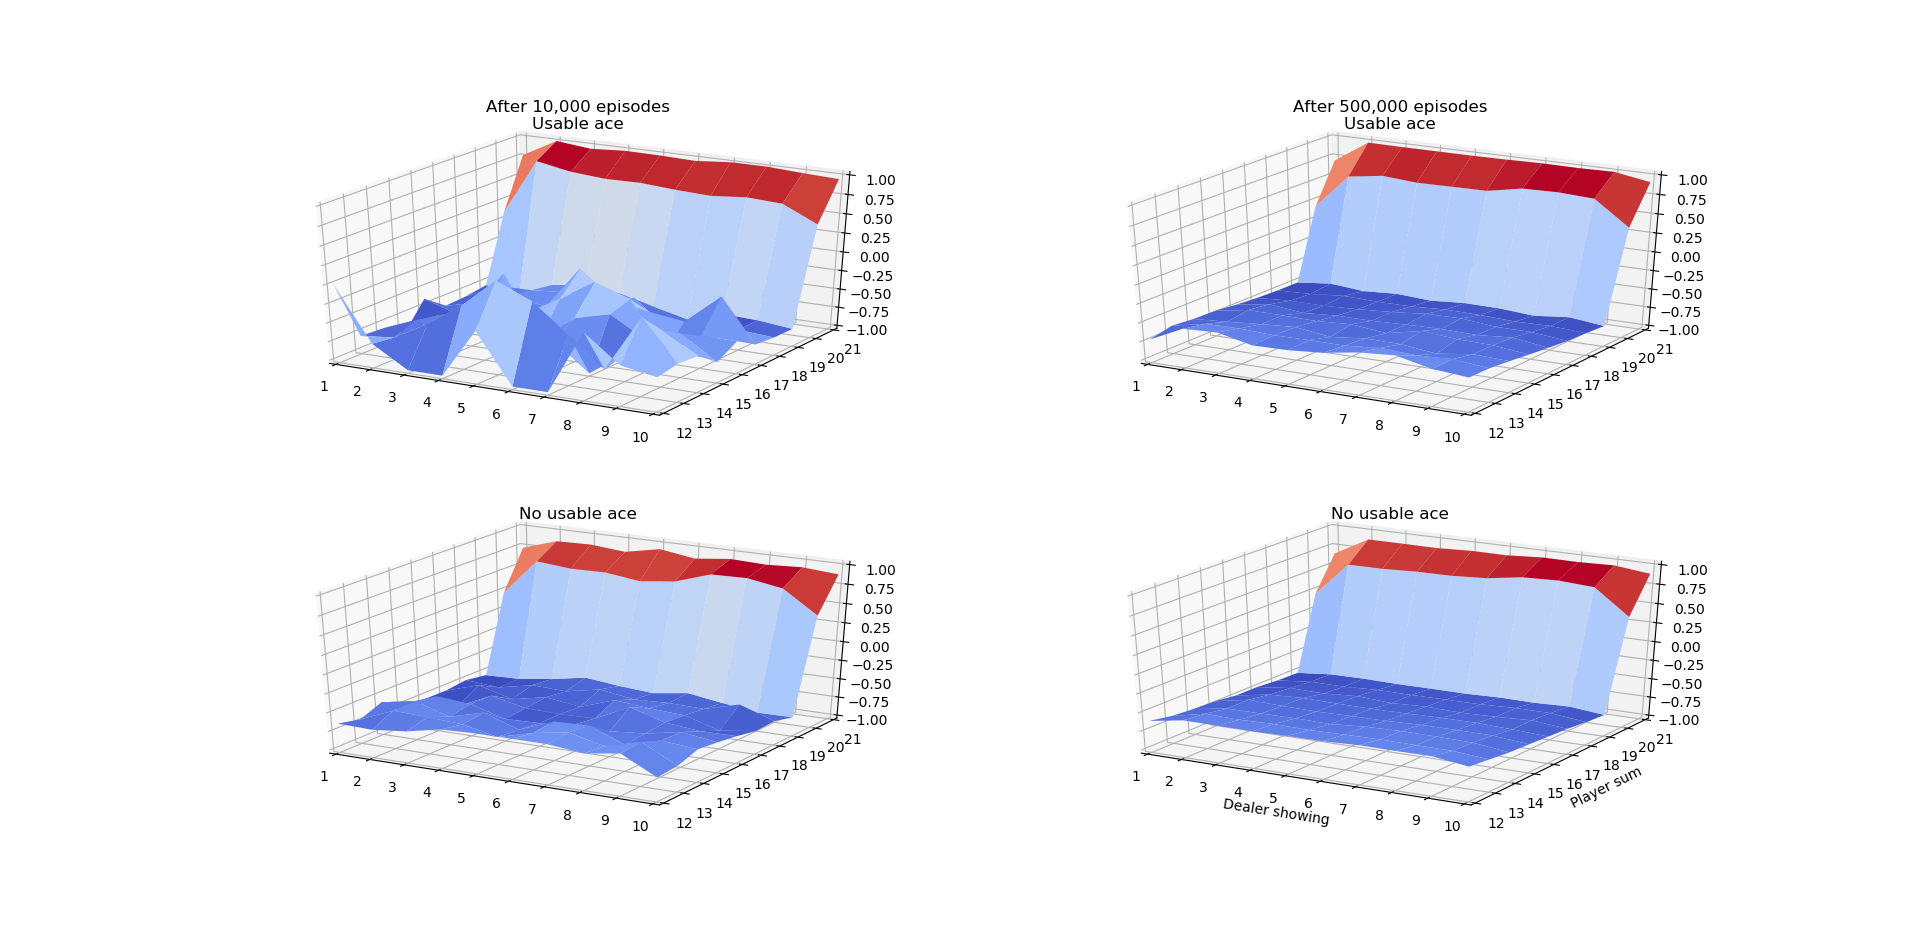

Write the Python code that produced this figure.
'''
Reinforcement Learning by Sutton and Barto
5. Monte Carlo Methods
5.1 Monte Carlo Policy Evaluation
Example 5.1: Blackjack
'''
import numpy as np
import matplotlib.pyplot as plt
from mpl_toolkits.mplot3d import Axes3D
from matplotlib import cm


def generate_episode(actions):
    dealer_showing = min(np.random.randint(1, 14), 10)
    dealer_hidden = min(np.random.randint(1, 14), 10)
    dealer_sum = 0   
    if dealer_showing == 1:
        dealer_sum += 11
    else:
        dealer_sum += dealer_showing            
    if dealer_hidden == 1:
        dealer_sum += 11
        if dealer_sum > 21:
            dealer_sum -= 10
    else:
        dealer_sum += dealer_hidden

    states = []
    player_sum = 0
    player_cards_num = 0
    usable_ace = False
    while True:
        player_card = min(np.random.randint(1, 14), 10)
        player_cards_num += 1
        if player_card == 1:
            if usable_ace:
                player_sum += 1
            else:
                if player_sum <= 10:
                    player_sum += 11
                    usable_ace = True
                else:
                    player_sum += 1
        else:
            player_sum += player_card
        if player_sum <= 11:
            continue
        if player_sum > 21:
            break
        s = (player_sum, dealer_showing, usable_ace)
        states.append(s)
        if actions[s] == 'stick':
            break
    
    reward = 0
    if player_sum == 21 and player_cards_num == 2:
        if dealer_sum == 21:
            reward = 0
        else:
            reward = 1
    elif player_sum > 21:
        reward = -1
    else:
        while dealer_sum < 17:
            dealer_card = min(np.random.randint(1, 14), 10)
            if dealer_card == 1:
                if dealer_sum <= 10:
                    dealer_sum += 11
                else:
                    dealer_sum += 1
            else:
                dealer_sum += dealer_card
        if dealer_sum > 21:
            reward = 1
        else:
            if player_sum > dealer_sum:
                reward = 1
            elif player_sum < dealer_sum:
                reward = -1
            else:
                reward = 0
    return reward, states


def plot_V(V, ax1, ax2):
    z1 = np.zeros((10, 10))
    z2 = np.zeros((10, 10))
    
    for player_sum in range(12, 22):
        for dealer_showing in range(1, 11):
            z1[player_sum - 12][dealer_showing - 1] = V[player_sum, dealer_showing, True]
            z2[player_sum - 12][dealer_showing - 1] = V[player_sum, dealer_showing, False]

    x = range(1, 11)
    y = range(12, 22)
    x, y = np.meshgrid(x, y)
    
    ax1.plot_surface(x, y, z1, cmap=cm.coolwarm)
    ax1.set_xlim(1, 10)
    ax1.set_ylim(12, 21)
    ax1.set_zlim(-1, 1)
    
    ax2.plot_surface(x, y, z2, cmap=cm.coolwarm)
    ax2.set_xlim(1, 10)
    ax2.set_ylim(12, 21)
    ax2.set_zlim(-1, 1)


def policy_evaluation(episodes_num, ax1, ax2):
    np.random.seed(0)
    V = {}
    cnt = {}
    actions = {}
    
    for player_sum in range(12, 22):
        for dealer_showing in range(1, 11):
            for usable_ace in (True, False):
                s = (player_sum, dealer_showing, usable_ace)
                V[s] = 0
                cnt[s] = 0
                if player_sum >= 20:
                    actions[s] = 'stick'
                else:
                    actions[s] = 'hit'
    
    for i in range(episodes_num):
        reward, states = generate_episode(actions)
        for s in states:
            cnt[s] += 1
            V[s] += (reward - V[s])/cnt[s]

    plot_V(V, ax1, ax2)


def main():
    fig = plt.figure()
    
    ax1 = fig.add_subplot(2, 2, 1, projection='3d')
    ax1.set_title('After 10,000 episodes\nUsable ace')
    ax2 = fig.add_subplot(2, 2, 3, projection='3d')
    ax2.set_title('No usable ace')
    policy_evaluation(10000, ax1, ax2)
    
    ax1 = fig.add_subplot(2, 2, 2, projection='3d')
    ax1.set_title('After 500,000 episodes\nUsable ace')
    ax2 = fig.add_subplot(2, 2, 4, projection='3d')
    ax2.set_title('No usable ace')
    ax2.set_xlabel('Dealer showing')
    ax2.set_ylabel('Player sum')
    policy_evaluation(500000, ax1, ax2)
    
    plt.show()


if __name__ == '__main__':
    main()
